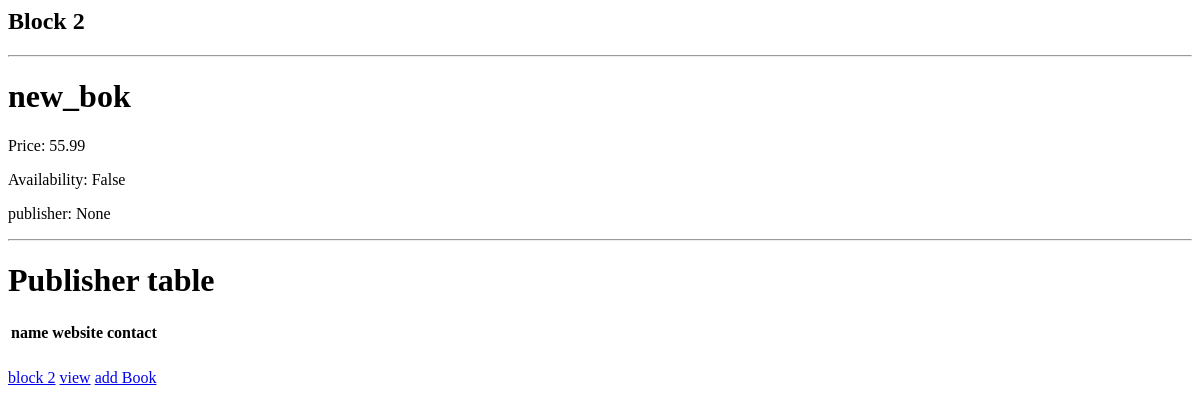
The app's page /block2/df70f94f-ddc6-4c16-be49-20f998262250/, older data.
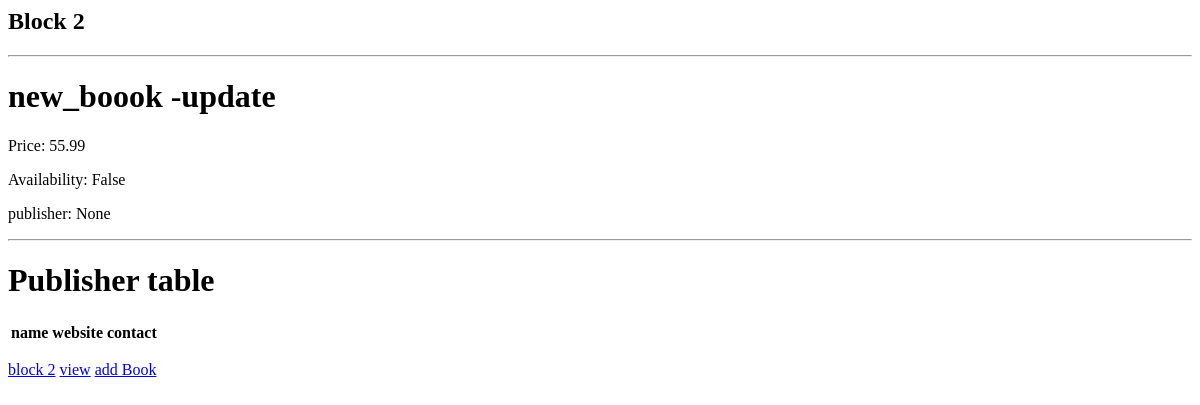
The same page, newer data.
### main/models.py (models this page shows, shortened)
class Books_table(models.Model):
    id = models.UUIDField(primary_key=True, default=uuid.uuid4, editable=False)
    title = models.CharField(max_length=200)
    description = models.TextField(max_length=2000, blank=True, null=True)
    price = models.DecimalField(max_digits=5, decimal_places=2)
    publication_date = models.DateField(default=datetime.date.today)
    is_available = models.BooleanField(default=True)
    publisher = models.ForeignKey(
        "Publisher", on_delete=models.SET_NULL, null=True, blank=True
    )

### main/views.py (the view)
# urls.py: path("block2/<str:pk>/", views.page2, name="page2"),
def page2(request, pk):
    book = models.Books_table.objects.get(id=pk)
    publisher = models.Books_table.objects.all()
    context = {
        "book": book,
        "publisher": publisher,
    }
    return render(request, "main/block2.html", context)

### main/templates/main/block2.html (shortened to what this page needs)
<h2>Block 2</h2>
<hr>
<h1>{{book.title}}</h1>
<p>Price: {{book.price}}</p>
<p>Availability: {{book.is_available}}</p>
<p>publisher: {{book.publisher}}</p>
<hr>
<h1>Publisher table</h1>
<table>
    <tr>
        <th>name</th>
        <th>website</th>
        <th>contact</th>
    </tr>
    {%for p in publisher%}
    <tr>
        <td>{{p.name}}</td>
        <td>{{p.website}}</td>
        <td>{{p.contact_email}}</td>
    </tr>
    {%endfor%}
</table>
<a href="{%url 'root'%}">block 2</a>
<a href="{%url 'view'%}">view</a>
<a href="{%url 'AddBook'%}">add Book</a>

Row changes from the older to the newer data that the page shows:
changed Books_table "False": title "new_bok" → "new_boook -update"
